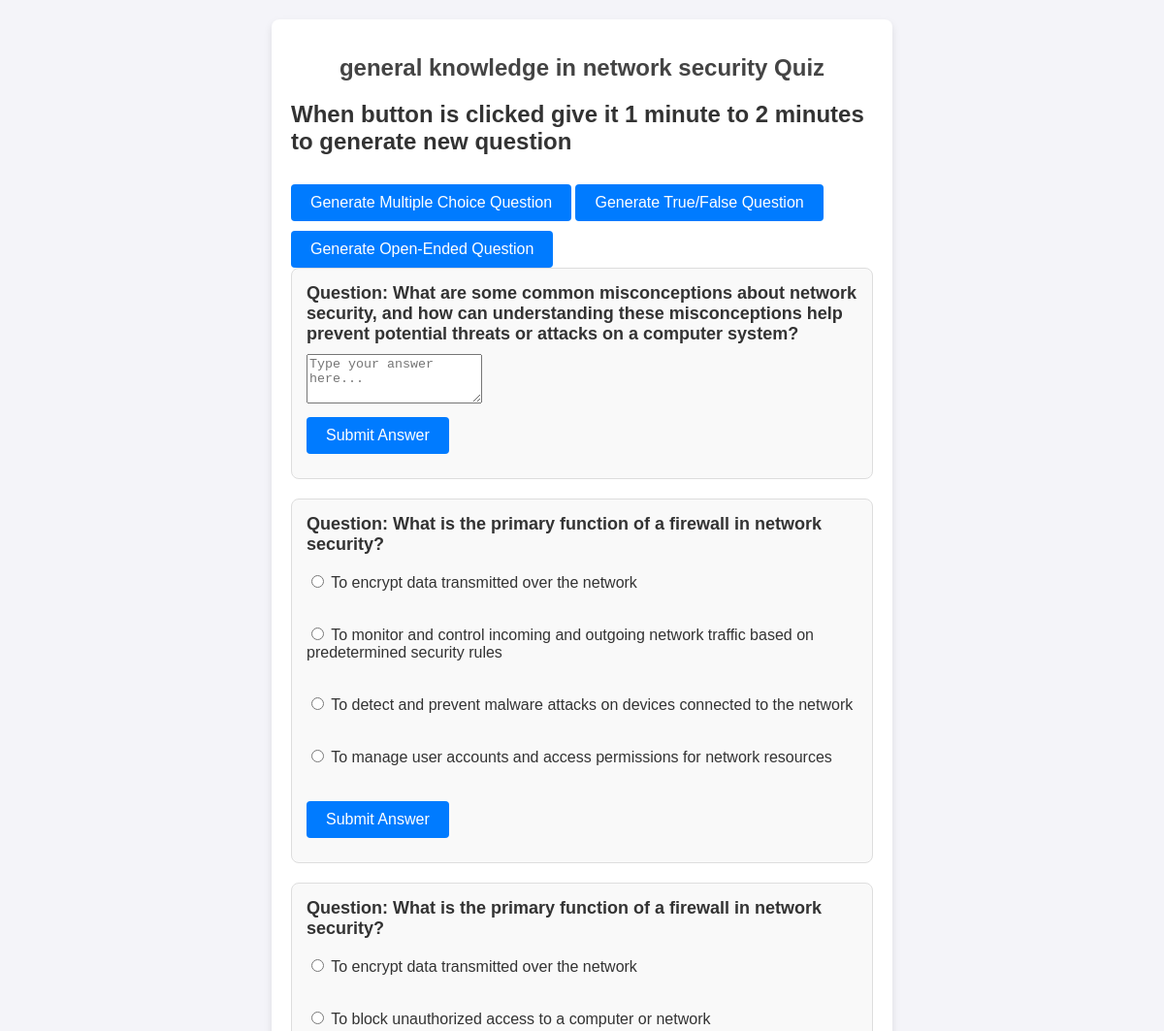
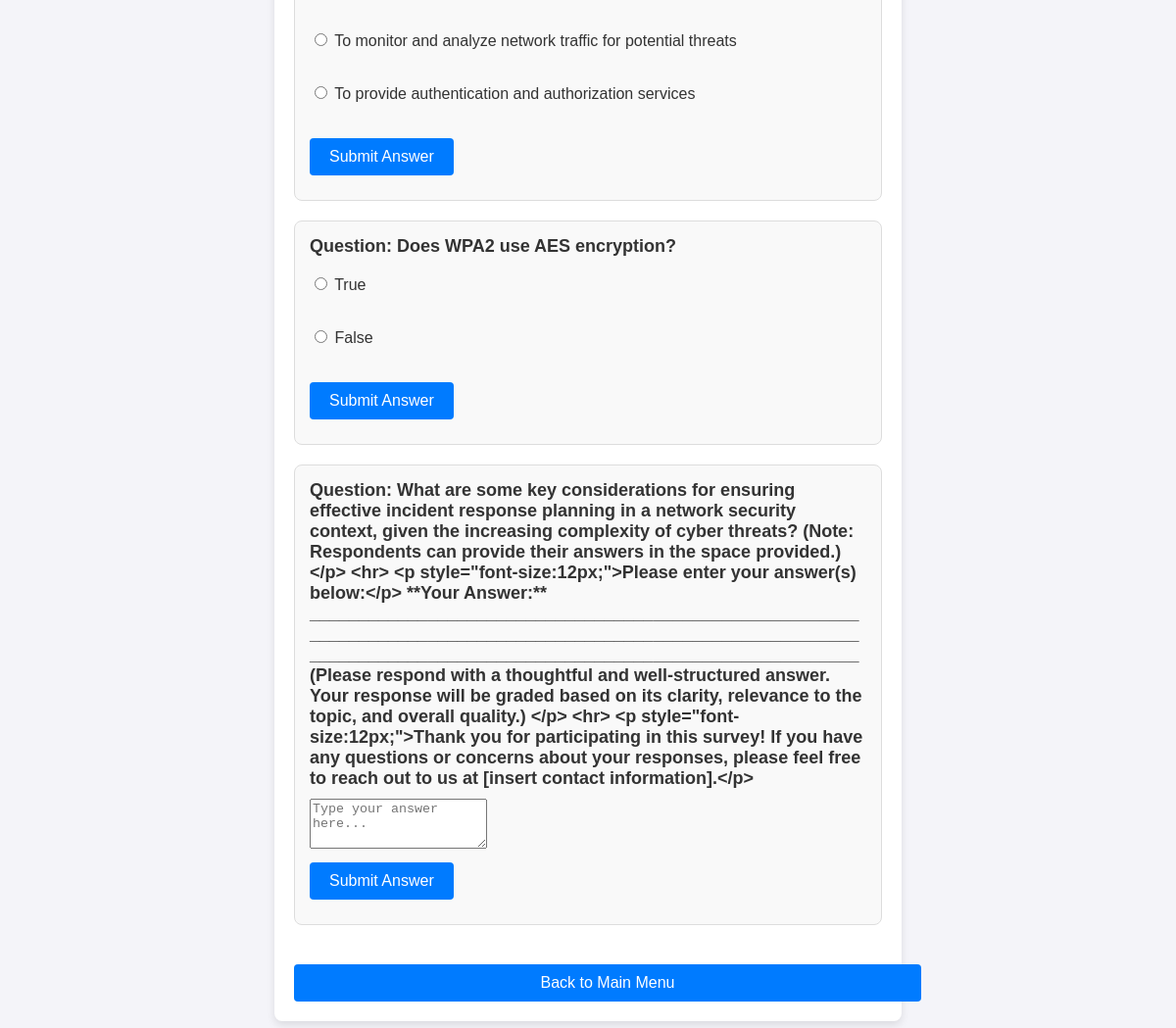
/quiz/focused/4/, run on the app's committed database (2 pictures, top to bottom).
### home/models.py (models this page shows, shortened)
class Topic(models.Model):
    name = models.CharField(max_length=255, unique=True)

class QuizQuestion(models.Model):
    QUESTION_TYPES = [
        ('MC', 'Multiple Choice'),
        ('TF', 'True/False'),
        ('OE', 'Open-ended')
    ]
    text = models.TextField()
    question_type = models.CharField(max_length=2, choices=QUESTION_TYPES)
    topic = models.ForeignKey(Topic, related_name="questions", on_delete=models.CASCADE, null=True, blank=True)

class AnswerOption(models.Model):
    question = models.ForeignKey(QuizQuestion, related_name="options", on_delete=models.CASCADE)
    text = models.CharField(max_length=255)
    is_correct = models.BooleanField(default=False)

### home/views.py (the view)
# urls.py: path('quiz/<str:quiz_type>/', views.quiz_screen, name='quiz_screen'),
def quiz_screen(request, quiz_type, topic_id=None):
    topic_text = "general knowledge in network security"
    topic = None
    if quiz_type == 'focused' and topic_id:
        topic = get_object_or_404(Topic, id=topic_id)
        topic_text = topic.name
        questions = list(QuizQuestion.objects.filter(topic=topic)[:5])  # Adjust limit as needed
    else:
        questions = list(QuizQuestion.objects.filter(topic__isnull=True)[:5])  # Adjust limit as needed
    return render(request, 'html/quizScreen.html', {
        'questions': questions,
        'quiz_type': quiz_type,
        'topic': topic_text if topic else "General"
    })

### templates/html/quizScreen.html (shortened to what this page needs)
<!DOCTYPE html>
<html lang="en">
<head>
    {% load static %}
    <link rel="stylesheet" href="{% static 'css/quizScreen.css' %}">
</head>
<body>
    <div class="container">
        <h1>{{ topic }} Quiz</h1>
        <h2>When button is clicked give it 1 minute to 2 minutes to generate new question</h2>
        <div class="button-group">
            <button onclick="generateQuestion('MC')">Generate Multiple Choice Question</button>
            <button onclick="generateQuestion('TF')">Generate True/False Question</button>
            <button onclick="generateQuestion('OE')">Generate Open-Ended Question</button>
        </div>
        <div id="quiz-section">
            {% for question in questions %}
                <div class="question" data-question-id="{{ question.id }}">
                    <p><strong>Question:</strong> {{ question.text }}</p>
                    {% if question.question_type == 'MC' or question.question_type == 'TF' %}
                        <form class="answer-form">
                            {% for option in question.options.all %}
                                <label>
                                    <input type="radio" name="answer-{{ question.id }}" value="{{ option.id }}">
                                    {{ option.text }}
                                </label><br>
                            {% endfor %}
                            <button type="button" onclick="submitAnswer({{ question.id }})">Submit Answer</button>
                        </form>
                    {% elif question.question_type == 'OE' %}
                        <form class="answer-form">
                            <textarea name="open_ended_response" rows="3" placeholder="Type your answer here..."></textarea><br>
                            <button type="button" onclick="submitAnswer({{ question.id }})">Submit Answer</button>
                        </form>
                    {% endif %}
                    <p class="feedback" id="feedback-{{ question.id }}"></p>
                </div>
            {% endfor %}
        </div>
        <a href="{% url 'main_menu' %}" class="back-button">Back to Main Menu</a>
    </div>
</body>
</html>

### static/css/quizScreen.css (style rules this page uses)
body { font-family: Arial, sans-serif; background-color: #f4f4f9; color: #333; }
.container { max-width: 600px; margin: 20px auto; padding: 20px; background-color: #fff; border-radius: 8px; box-shadow: 0 4px 8px rgba(0, 0, 0, 0.1); }
h1 { font-size: 24px; color: #444; text-align: center; margin-bottom: 20px; }
.question { margin-bottom: 20px; padding: 15px; background-color: #f9f9f9; border-radius: 8px; border: 1px solid #ddd; }
.question p { font-size: 18px; margin: 0; padding-bottom: 10px; font-weight: bold; }
label { display: block; font-size: 16px; margin: 8px 0; cursor: pointer; }
button { margin-top: 10px; padding: 10px 20px; background-color: #007bff; color: #fff; border: none; border-radius: 4px; cursor: pointer; font-size: 16px; }
.feedback { font-weight: bold; margin-top: 10px; font-size: 16px; }
.back-button { display: inline-block; margin-top: 20px; padding: 10px 20px; background-color: #007bff; color: #fff; text-decoration: none; border-radius: 4px; text-align: center; width: 100%; }

### data on the page
Topic: name "general knowledge in network security"
QuizQuestion: text "What are some common misconceptions about network security, and how can understanding these misconceptions help prevent potential threats or attacks on a computer system?"
QuizQuestion: text "What is the primary function of a firewall in network security?"
AnswerOption: text "To encrypt data transmitted over the network"
AnswerOption: text "To monitor and control incoming and outgoing network traffic based on predetermined security rules"
AnswerOption: text "To detect and prevent malware attacks on devices connected to the network"
AnswerOption: text "To manage user accounts and access permissions for network resources"
QuizQuestion: text "What is the primary function of a firewall in network security?"
AnswerOption: text "To encrypt data transmitted over the network"
AnswerOption: text "To block unauthorized access to a computer or network"
AnswerOption: text "To monitor and analyze network traffic for potential threats"
AnswerOption: text "To provide authentication and authorization services"
QuizQuestion: text "Does WPA2 use AES encryption?"
AnswerOption: text "True"
AnswerOption: text "False"
QuizQuestion: text "What are some key considerations for ensuring effective incident response planning in a network security context, given the increasing complexity of cyber threats? (Note: Respondents can provide their answers in the space provided.) </p> <hr> <p style=\"font-size:12px;\">Please enter your answer(s) below:</p> **Your Answer:** ________________________________________________________ ________________________________________________________ ________________________________________________________ (Please respond with a thoughtful and well-structured answer. Your response will be graded based on its clarity, relevance to the topic, and overall quality.) </p> <hr> <p style=\"font-size:12px;\">Thank…"
